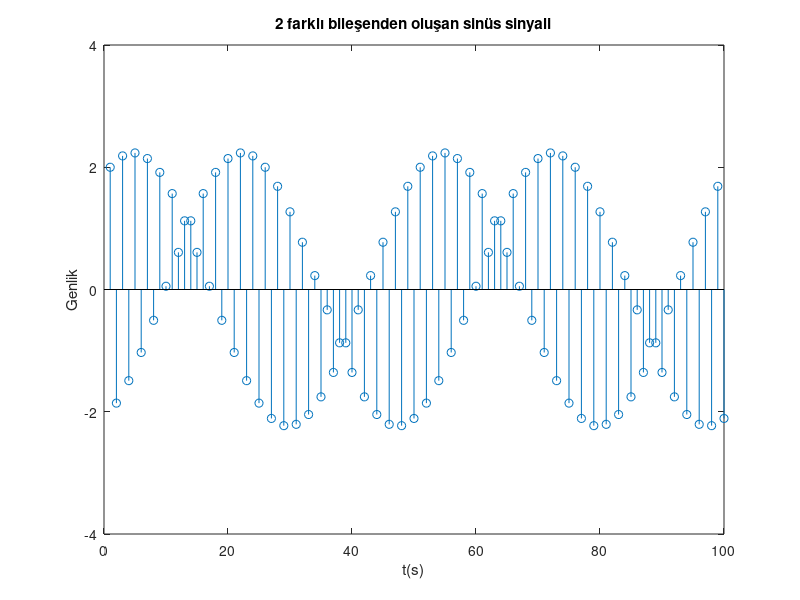
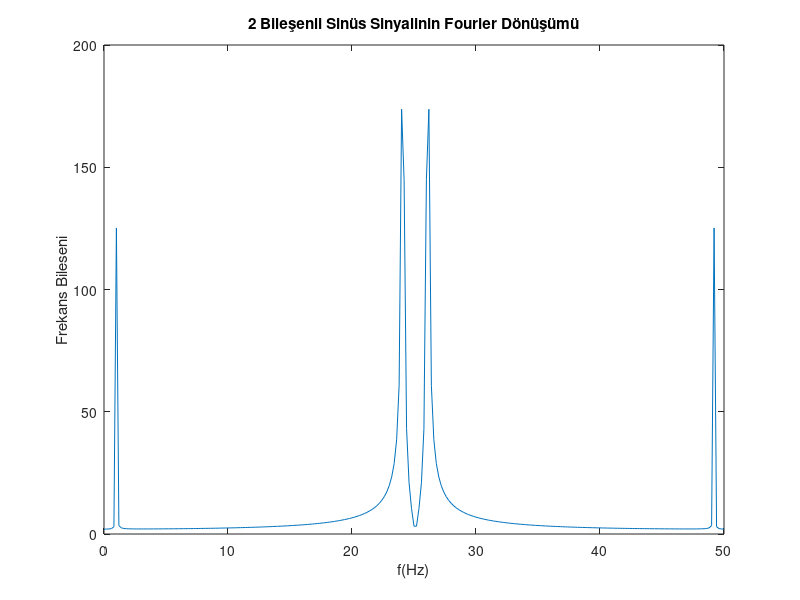
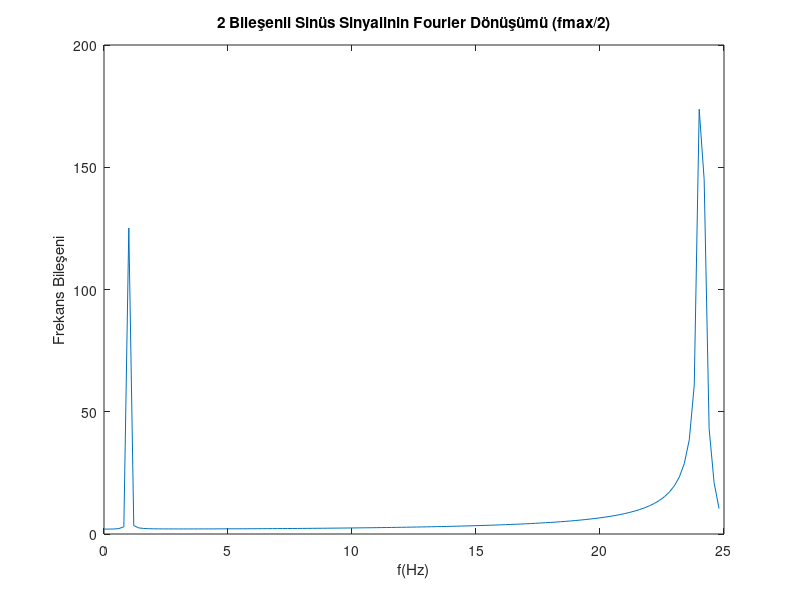
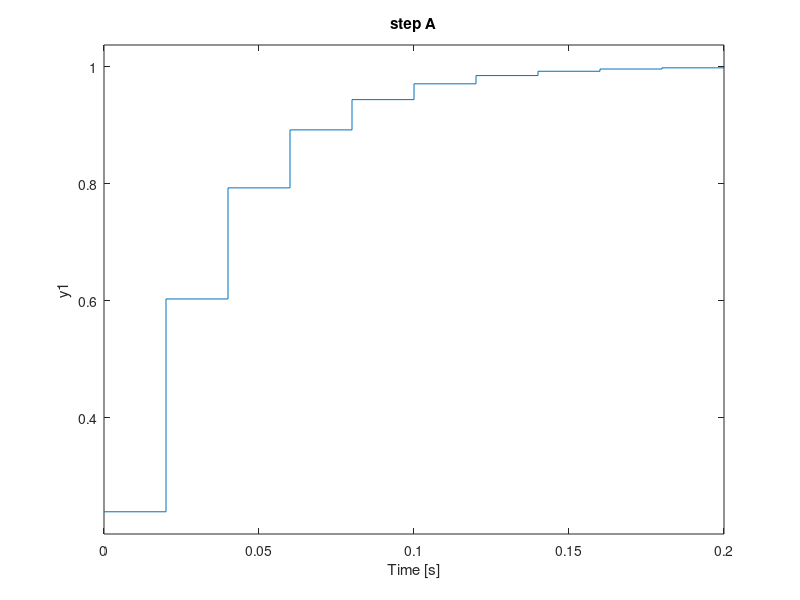

Here is the MATLAB script that generated these plots, in order:
%ELE504 Dijital Kontrol - 2022-2023/II Final Ödevi Doruk Bilgi 221211041
close all;
clear all;
clc;
%SORU2-k)
%2 Bileşenli sinüs sinyali pluşturulmuştur ve frekans alanında bu sinyalin
%bileşenleri çizdirilmiştir. a-j şıklarında tasarlanmış olan filtreler bu
%sinyale sırasıyla uygulanmaktadır. Filtrelenmiş sinyaller ve bu
%sinyallerin frekans alanındaki gösterimleri çizdirilmiştir. 
%Tasarlanan her filtrenin bode çizgileri ve dürtü tepkileri de çizdirilmektedir. 
fs=50;%örnekleme frekansı
Ts=1/fs;%örnekleme periyodu
fu1=1;%1. Bileşen için frekans.
fu2=24;%2. Bileşen için frekans.
t=0:Ts:50/10;%t, "zaman" değişkeninin oluşturulması.
u=sin(2*pi*fu1*t)+2*cos(2*pi*fu2*t);%2 farklı bileşenden oluşan sinüs sinyali.
figure;
stem(u);%2 farklı bileşenden oluşan sinüs sinyalinin çizdirilmesi.
title('2 farklı bileşenden oluşan sinüs sinyali');%filtrelenecek olan sinyal.
xlabel('t(s)');%x ekseninin isimlendirilmesi.
ylabel('Genlik');%y ekseninin isimlendirilmesi.
xlim([0 100]);
ylim([-4 4]);
ufft = fft(u);%giriş sinyalinin fftsi. 
f = linspace(0,fs,length(ufft));%frekans ekseninin oluşturulması(örnekleme periyodu aralıklarında).
figure;
plot(f,abs(ufft));%Frekansa karşılık frekans bileşeninin çizdirilmesi.
xlabel('f(Hz)');%x ekseninin isimlendirilmesi.
ylabel('Frekans Bileseni');%y ekseninin isimlendirilmesi.
title('2 Bileşenli Sinüs Sinyalinin Fourier Dönüşümü');%İlgili başlığın grafiğe eklenmesi.
n = floor(length(f)/2);%fmax = fs/2 değerinin "n" değişkenine atanması.
figure;
plot(f(1:n),abs(ufft(1:n)));%fmax = fs/2 frekansa karşılık frekans bileşeninin çizdirilmesi
xlabel('f(Hz)');%x ekseninin isimlendirilmesi.
ylabel('Frekans Bileşeni');%y ekseninin isimlendirilmesi.
title('2 Bileşenli Sinüs Sinyalinin Fourier Dönüşümü (fmax/2)');

%a şıkkında elde edilen filtrenin transfer fonksiyonu.
T=0.02;%Örnekleme periyodu T=0.02 alınmıştır.
z=tf('z',T);%Ayrık zaman z-dönüşümü transfer fonksiyonu için "z" değişkeninin tanımlanması.
A=0.239*(z+1)/(z-0.522);
figure;
subplot(3,1,1)
bode(A);
title('bode A');
grid;
subplot(3,1,2)
impulse(A)
title('impulse A');
grid;
subplot(3,1,3)
step(A)
title('step A');
grid;
figure;
rlocus(A);
title('rlocus A');
grid;
[b,a] = tfdata(A,'v');%Filtrenin pay ve payda terimleri.
y = filter(b,a,u);%Giriş sinyalinin filtrelenmesi.
figure;
stem(t,u);
hold on;
stem(t,y);
xlabel('t(s)');%x ekseninin isimlendirilmesi.
ylabel('Genlik');%y ekseninin isimlendirilmesi.
legend('Giriş','Çıkış');%sinyallerin isimlendirilmesi.
title('A) 5 Hz Alçak Geçirgen Filtre');
yfft=fft(y);%filtrelenmiş sinyalin fftsinin çizdirilmesi.
f=linspace(0,fs,length(yfft));%Fft için frekans ekseninin oluşturulması.
n=floor(length(f)/2);%fmax/2 değerinin "n" değişkenine atanması.
figure;
plot(f(1:n),abs(yfft(1:n)));%Frekansa karşılık frekans bileşeninin çizdirilmesi.
xlabel('f(Hz)');%x ekseninin isimlendirilmesi.
ylabel('Frekans Bileşeni');%y ekseninin isimlendirilmesi.
title('A) Filtrelenmiş 2 Bileşenli Sinüs Sinyalinin Fourier Dönüşümü (fmax/2)');%İlgili başlığın grafiğe eklenmesi.
%b şıkkında elde edilen filtrenin transfer fonksiyonu.
B=0.761*(z-1)/(z-0.522);
figure;
subplot(3,1,1)
bode(B);
title('bode B');
grid;
subplot(3,1,2)
impulse(B)
title('impulse B');
grid;
subplot(3,1,3)
step(B)
title('step B');
grid;
figure;
rlocus(B);
title('rlocus B');
grid;
[b,a] = tfdata(B,'v');%Filtrenin pay ve payda terimleri.
y = filter(b,a,u);%Giriş sinyalinin filtrelenmesi.
figure;
stem(t,u);
hold on;
stem(t,y);
xlabel('t(s)');%x ekseninin isimlendirilmesi.
ylabel('Genlik');%y ekseninin isimlendirilmesi.
legend('Giriş','Çıkış');%sinyallerin isimlendirilmesi.
title('B) 5 Hz Yüksek Geçirgen Filtre');
yfft=fft(y);%filtrelenmiş sinyalin fftsinin çizdirilmesi.
f=linspace(0,fs,length(yfft));%Fft için frekans ekseninin oluşturulması.
n=floor(length(f)/2);%fmax/2 değerinin "n" değişkenine atanması.
figure;
plot(f(1:n),abs(yfft(1:n)));%Frekansa karşılık frekans bileşeninin çizdirilmesi.
xlabel('f(Hz)');%x ekseninin isimlendirilmesi.
ylabel('Frekans Bileşeni');%y ekseninin isimlendirilmesi.
title('B) Filtrelenmiş 2 Bileşenli Sinüs Sinyalinin Fourier Dönüşümü (fmax/2)');%İlgili başlığın grafiğe eklenmesi.
%c şıkkında elde edilen filtrenin transfer fonksiyonu.
C=0.2185*(z+1)/(z-0.563);
figure;
subplot(3,1,1)
bode(C);
title('bode C');
grid;
subplot(3,1,2)
impulse(C)
title('impulse C');
grid;
subplot(3,1,3)
step(C)
title('step C');
grid;
figure;
rlocus(C);
title('rlocus C');
grid;
[b,a] = tfdata(C,'v');%Filtrenin pay ve payda terimleri.
y = filter(b,a,u);%Giriş sinyalinin filtrelenmesi.
figure;
stem(t,u);
hold on;
stem(t,y);
xlabel('t(s)');%x ekseninin isimlendirilmesi.
ylabel('Genlik');%y ekseninin isimlendirilmesi.
legend('Giriş','Çıkış');%sinyallerin isimlendirilmesi.
title('C) 5 Hz Alçak Geçirgen Filtre Doğrudan Ayrıklaştırma');
yfft=fft(y);%filtrelenmiş sinyalin fftsinin çizdirilmesi.
f=linspace(0,fs,length(yfft));%Fft için frekans ekseninin oluşturulması.
n=floor(length(f)/2);%fmax/2 değerinin "n" değişkenine atanması.
figure;
plot(f(1:n),abs(yfft(1:n)));%Frekansa karşılık frekans bileşeninin çizdirilmesi.
xlabel('f(Hz)');%x ekseninin isimlendirilmesi.
ylabel('Frekans Bileşeni');%y ekseninin isimlendirilmesi.
title('C) Filtrelenmiş 2 Bileşenli Sinüs Sinyalinin Fourier Dönüşümü (fmax/2)');%İlgili başlığın grafiğe eklenmesi.
%d şıkkında elde edilen filtrenin transfer fonksiyonu.
D=0.781*(z-1)/(z-0.563);
figure;
subplot(3,1,1)
bode(D);
title('bode D');
grid;
subplot(3,1,2)
impulse(D)
title('impulse D');
grid;
subplot(3,1,3)
step(D)
title('step D');
grid;
figure;
rlocus(D);
title('rlocus D');
grid;
[b,a] = tfdata(D,'v');%Filtrenin pay ve payda terimleri.
y = filter(b,a,u);%Giriş sinyalinin filtrelenmesi.
figure;
stem(t,u);
hold on;
stem(t,y);
xlabel('t(s)');%x ekseninin isimlendirilmesi.
ylabel('Genlik');%y ekseninin isimlendirilmesi.
legend('Giriş','Çıkış');%sinyallerin isimlendirilmesi.
title('D) 5 Hz Yüksek Geçirgen Filtre Doğrudan Ayrıklaştırma ');
yfft=fft(y);%filtrelenmiş sinyalin fftsinin çizdirilmesi.
f=linspace(0,fs,length(yfft));%Fft için frekans ekseninin oluşturulması.
n=floor(length(f)/2);%fmax/2 değerinin "n" değişkenine atanması.
figure;
plot(f(1:n),abs(yfft(1:n)));%Frekansa karşılık frekans bileşeninin çizdirilmesi.
xlabel('f(Hz)');%x ekseninin isimlendirilmesi.
ylabel('Frekans Bileşeni');%y ekseninin isimlendirilmesi.
title('D) Filtrelenmiş 2 Bileşenli Sinüs Sinyalinin Fourier Dönüşümü (fmax/2)');%İlgili başlığın grafiğe eklenmesi.
%e şıkkında elde edilen filtrenin transfer fonksiyonu.
E=0.385*(z+1)/(z-0.228);
figure;
subplot(3,1,1)
bode(E);
title('bode E');
grid;
subplot(3,1,2)
impulse(E)
title('impulse E');
grid;
subplot(3,1,3)
step(E)
title('step E');
grid;
figure;
rlocus(E);
title('rlocus E');
grid;
[b,a] = tfdata(E,'v');%Filtrenin pay ve payda terimleri.
y = filter(b,a,u);%Giriş sinyalinin filtrelenmesi.
figure;
stem(t,u);
hold on;
stem(t,y);
xlabel('t(s)');%x ekseninin isimlendirilmesi.
ylabel('Genlik');%y ekseninin isimlendirilmesi.
legend('Giriş','Çıkış');%sinyallerin isimlendirilmesi.
title('E) 10 Hz Alçak Geçirgen Filtre');
yfft=fft(y);%filtrelenmiş sinyalin fftsinin çizdirilmesi.
f=linspace(0,fs,length(yfft));%Fft için frekans ekseninin oluşturulması.
n=floor(length(f)/2);%fmax/2 değerinin "n" değişkenine atanması.
figure;
plot(f(1:n),abs(yfft(1:n)));%Frekansa karşılık frekans bileşeninin çizdirilmesi.
xlabel('f(Hz)');%x ekseninin isimlendirilmesi.
ylabel('Frekans Bileşeni');%y ekseninin isimlendirilmesi.
title('E) Filtrelenmiş 2 Bileşenli Sinüs Sinyalinin Fourier Dönüşümü (fmax/2)');%İlgili başlığın grafiğe eklenmesi.
%f şıkkında elde edilen filtrenin transfer fonksiyonu.
F=0.614*(z-1)/(z-0.228);
figure;
subplot(3,1,1)
bode(F);
title('bode F');
grid;
subplot(3,1,2)
impulse(F)
title('impulse F');
grid;
subplot(3,1,3)
step(F)
title('step F');
grid;
figure;
rlocus(F);
title('rlocus F');
grid;
[b,a] = tfdata(F,'v');%Filtrenin pay ve payda terimleri.
y = filter(b,a,u);%Giriş sinyalinin filtrelenmesi.
figure;
stem(t,u);
hold on;
stem(t,y);
xlabel('t(s)');%x ekseninin isimlendirilmesi.
ylabel('Genlik');%y ekseninin isimlendirilmesi.
legend('Giriş','Çıkış');%sinyallerin isimlendirilmesi.
title('F) 10 Hz Yüksek Geçirgen Filtre');
yfft=fft(y);%filtrelenmiş sinyalin fftsinin çizdirilmesi.
f=linspace(0,fs,length(yfft));%Fft için frekans ekseninin oluşturulması.
n=floor(length(f)/2);%fmax/2 değerinin "n" değişkenine atanması.
figure;
plot(f(1:n),abs(yfft(1:n)));%Frekansa karşılık frekans bileşeninin çizdirilmesi.
xlabel('f(Hz)');%x ekseninin isimlendirilmesi.
ylabel('Frekans Bileşeni');%y ekseninin isimlendirilmesi.
title('F) Filtrelenmiş 2 Bileşenli Sinüs Sinyalinin Fourier Dönüşümü (fmax/2)');%İlgili başlığın grafiğe eklenmesi.
%g şıkkında elde edilen filtrenin transfer fonksiyonu.
G=0.3795*(z+1)/(z-0.241);
figure;
subplot(3,1,1)
bode(G);
title('bode G');
grid;
subplot(3,1,2)
impulse(G)
title('impulse G');
grid;
subplot(3,1,3)
step(G)
title('step G');
grid;
figure;
rlocus(G);
title('rlocus G');
grid;
[b,a] = tfdata(G,'v');%Filtrenin pay ve payda terimleri.
y = filter(b,a,u);%Giriş sinyalinin filtrelenmesi.
figure;
stem(t,u);
hold on;
stem(t,y);
xlabel('t(s)');%x ekseninin isimlendirilmesi.
ylabel('Genlik');%y ekseninin isimlendirilmesi.
legend('Giriş','Çıkış');%sinyallerin isimlendirilmesi.
title('G) 10 Hz Alçak Geçirgen Filtre Doğrudan Ayrıklaştırma');
yfft=fft(y);%filtrelenmiş sinyalin fftsinin çizdirilmesi.
f=linspace(0,fs,length(yfft));%Fft için frekans ekseninin oluşturulması.
n=floor(length(f)/2);%fmax/2 değerinin "n" değişkenine atanması.
figure;
plot(f(1:n),abs(yfft(1:n)));%Frekansa karşılık frekans bileşeninin çizdirilmesi.
xlabel('f(Hz)');%x ekseninin isimlendirilmesi.
ylabel('Frekans Bileşeni');%y ekseninin isimlendirilmesi.
title('G) Filtrelenmiş 2 Bileşenli Sinüs Sinyalinin Fourier Dönüşümü (fmax/2)');%İlgili başlığın grafiğe eklenmesi.
%h şıkkında elde edilen filtrenin transfer fonksiyonu.
H=0.6205*(z-1)/(z-0.241);
figure;
subplot(3,1,1)
bode(H);
title('bode H');
grid;
subplot(3,1,2)
impulse(H)
title('impulse H');
grid;
subplot(3,1,3)
step(H)
title('step H');
grid;
figure;
rlocus(H);
title('rlocus H');
grid;
[b,a] = tfdata(H,'v');%Filtrenin pay ve payda terimleri.
y = filter(b,a,u);%Giriş sinyalinin filtrelenmesi.
figure;
stem(t,u);
hold on;
stem(t,y);
xlabel('t(s)');%x ekseninin isimlendirilmesi.
ylabel('Genlik');%y ekseninin isimlendirilmesi.
legend('Giriş','Çıkış');%sinyallerin isimlendirilmesi.
title('H) 10 Hz Yüksek Geçirgen Filtre Doğrudan Ayrıklaştırma ');
yfft=fft(y);%filtrelenmiş sinyalin fftsinin çizdirilmesi.
f=linspace(0,fs,length(yfft));%Fft için frekans ekseninin oluşturulması.
n=floor(length(f)/2);%fmax/2 değerinin "n" değişkenine atanması.
figure;
plot(f(1:n),abs(yfft(1:n)));%Frekansa karşılık frekans bileşeninin çizdirilmesi.
xlabel('f(Hz)');%x ekseninin isimlendirilmesi.
ylabel('Frekans Bileşeni');%y ekseninin isimlendirilmesi.
title('H) Filtrelenmiş 2 Bileşenli Sinüs Sinyalinin Fourier Dönüşümü (fmax/2)');%İlgili başlığın grafiğe eklenmesi.

%i şıkkında elde edilen filtrenin transfer fonksiyonu.
T=0.02;%Örnekleme periyodu T=0.02 alınmıştır.
z=tf('z',T);%Ayrık zaman z-dönüşümü transfer fonksiyonu için "z" değişkeninin tanımlanması.
I=(0.293*z^2-0.293)/(z^2-0.75*z+0.119);%B*E
figure;
subplot(3,1,1)
bode(I);
title('bode I');
grid;
subplot(3,1,2)
impulse(I)
title('impulse I');
grid;
subplot(3,1,3)
step(I)
title('step I');
grid;
figure;
rlocus(H);
title('rlocus H');
grid;
[b,a] = tfdata(I,'v');%Filtrenin pay ve payda terimleri.
y = filter(b,a,u);%Giriş sinyalinin filtrelenmesi.
figure;
stem(t,u);
hold on;
stem(t,y);
xlabel('t(s)');%x ekseninin isimlendirilmesi.
ylabel('Genlik');%y ekseninin isimlendirilmesi.
legend('Giriş','Çıkış');%sinyallerin isimlendirilmesi.
title('I)');
yfft=fft(y);%filtrelenmiş sinyalin fftsinin çizdirilmesi.
f=linspace(0,fs,length(yfft));%Fft için frekans ekseninin oluşturulması.
n=floor(length(f)/2);%fmax/2 değerinin "n" değişkenine atanması.
figure;
plot(f(1:n),abs(yfft(1:n)));%Frekansa karşılık frekans bileşeninin çizdirilmesi.
xlabel('f(Hz)');%x ekseninin isimlendirilmesi.
ylabel('Frekans Bileşeni');%y ekseninin isimlendirilmesi.
title('I) B*E Bant Geçirgen Filtre');%İlgili başlığın grafiğe eklenmesi.
ylim([0 180]);
%J şıkkında elde edilen filtrenin transfer fonksiyonu.
J=(0.853*z^2-0.75*z+0.226)/(z^2-0.75*z+0.119);%A+F
figure;
subplot(3,1,1)
bode(J);
title('bode J');
grid;
subplot(3,1,2)
impulse(J)
title('impulse J');
grid;
subplot(3,1,3)
step(J)
title('step J');
grid;
figure;
rlocus(J);
title('rlocus J');
grid;
[b,a] = tfdata(J,'v');%Filtrenin pay ve payda terimleri.
y = filter(b,a,u);%Giriş sinyalinin filtrelenmesi.
figure;
%giriş ve çıkış sinyallerinin çizdirilmesi.
stem(t,u);
hold on;
stem(t,y);
xlabel('t(s)');%x ekseninin isimlendirilmesi.
ylabel('Genlik');%y ekseninin isimlendirilmesi.
legend('Giriş','Çıkış');%sinyallerin isimlendirilmesi.
title('J)');
yfft=fft(y);%filtrelenmiş sinyalin fftsinin çizdirilmesi.
f=linspace(0,fs,length(yfft));%Fft için frekans ekseninin oluşturulması.
n=floor(length(f)/2);%fmax/2 değerinin "n" değişkenine atanması.
figure;
plot(f(1:n),abs(yfft(1:n)));%Frekansa karşılık frekans bileşeninin çizdirilmesi.
xlabel('f(Hz)');%x ekseninin isimlendirilmesi.
ylabel('Frekans Bileşeni');%y ekseninin isimlendirilmesi.
title('J) A+F Bant Durduran filtre');%İlgili başlığın grafiğe eklenmesi.
